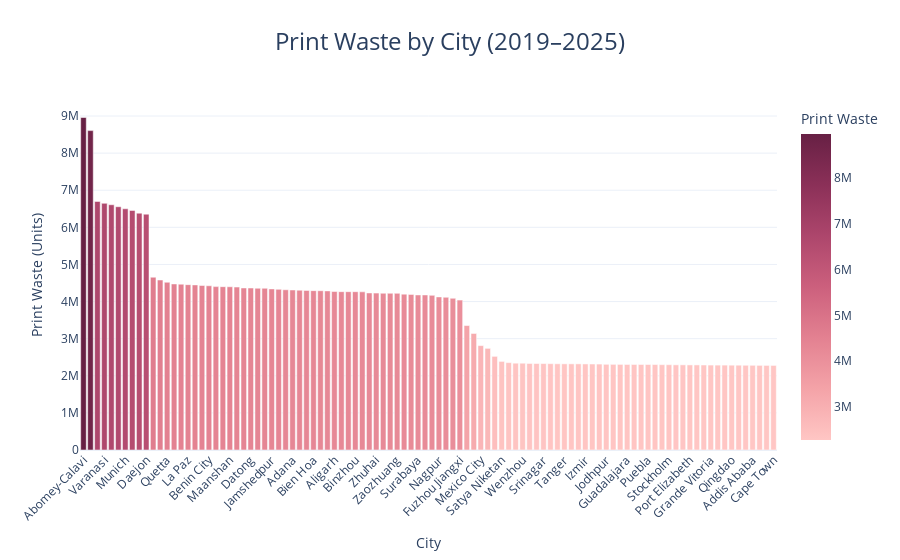

Notebook code cell kept with this figure:
### Code cell
# Enhanced bar chart
fig = px.bar(
    print_waste_data_City_df.head(100),
    x='city',
    y='print_waste',
    title='Print Waste by City (2019–2025)',
    color='print_waste',  # Color bars based on value for better visual distinction
    color_continuous_scale='Burg',  # Nice color gradient
    hover_data={'city': True, 'print_waste': True},  # Add hover info
    labels={'print_waste': 'Print Waste (units)', 'city': 'City'}  # Axis labels
)

# Update layout for aesthetics
fig.update_layout(
    title_font_size=24,
    title_x=0.5,  # Center the title
    xaxis_tickangle=-45,  # Rotate x-axis labels for readability
    yaxis=dict(title='Print Waste (Units)'),
    template='plotly_white',  # Clean background
    coloraxis_colorbar=dict(title='Print Waste')  # Color bar title
)

# Optional: sort cities by print_waste
fig.update_xaxes(categoryorder='total descending')

# Show the chart
fig.show()

### Figure 1 — Plotly figure (JSON) as saved in the notebook; plotly's stock layout.template omitted (floating-point values rounded to 4 significant figures)
{"data": [{"alignmentgroup": "True", "hovertemplate": "City=%{x}<br>Print Waste (units)=%{marker.color}<extra></extra>", "legendgroup": "", "marker": {"color": [8959910, 8606630, 6697630, 6647094, 6608768, 6555338, 6500010, 6455552, 6381834, 6355162, 4655636, 4580844, 4520410, 4474620, 4468342, 4455644, 4448522, 4432600, 4425182, 4402666, 4401390, 4399050, 4390490, 4366402, 4364682, 4358806, 4357118, 4341532, 4329194, 4317964, 4311880, 4306800, 4300402, 4294336, 4292126, 4287324, 4270204, 4266652, 4266178, 4265764, 4262388, 4232622, 4227422, 4223870, 4223048, 4222026, 4200278, 4193162, 4178784, 4178408, 4167330, 4126174, 4115020, 4088004, 4039066, 3353578, 3140306, 2812846, 2738782, 2523300, 2387412, 2354886, 2339368, 2338702, 2331584, 2330296, 2329644, 2326738, 2323342, 2322270, 2321750, 2321482, 2319050, 2317084, 2315474, 2309342, 2307946, 2306670, 2305160, 2304448, 2304226, 2303600, 2302610, 2299704, 2298812, 2295042, 2294896, 2292792, 2292680, 2290496, 2288412, 2287638, 2287434, 2285558, 2284994, 2283358, 2282520, 2280202, 2279164, 2278862], "coloraxis": "coloraxis", "pattern": {"shape": ""}}, "name": "", "offsetgroup": "", "orientation": "v", "showlegend": false, "textposition": "auto", "type": "bar", "x": ["Abomey-Calavi", "Omsk", "Anyang", "Varanasi", "Rosario", "Da Nang", "Munich", "Liupanshui", "Bukavu", "Daejon", "Bareilly", "Birmingham", "Quetta", "Moradabad", "Madurai", "La Paz", "Xinxiang", "Changde", "Benin City", "Rajkot", "Fuyang", "Maanshan", "Indore", "Davao City", "Datong", "Krasnoyarsk", "Panjin", "Jamshedpur", "Aurangabad", "Pune", "Adana", "Quanzhou", "Leon de los Aldamas", "Bien Hoa", "West Yorkshire", "Palembang", "Aligarh", "Haifa", "Hyderabad", "Binzhou", "Jalandhar", "Mexicali", "Zhuhai", "Fortaleza", "Donetsk", "Zaozhuang", "Suzhou", "Turin", "Surabaya", "Copenhagen", "Shanxi", "Nagpur", "Nashik", "Pizhou", "Fuzhou Jiangxi", "Osaka", "Sao Paulo", "Mexico City", "Delhi", "Beijing", "Satya Niketan", "Anshan", "Faisalabad", "Wenzhou", "New Moti Bagh", "Daqing", "Srinagar", "Maoming", "Ahmedabad", "Tanger", "Incheon", "Guatemala City", "Izmir", "Dallas", "Minto Road", "Jodhpur", "Shantou", "Monterrey", "Guadalajara", "Xiamen", "Sasaram", "Puebla", "Paris", "Rawalpindi", "Stockholm", "Kollam", "Dwarka", "Port Elizabeth", "Baghdad", "Chifeng", "Grande Vitoria", "Perth", "Guiyang", "Qingdao", "Maracay", "Porto Alegre", "Addis Ababa", "Johannesburg", "Abuja", "Cape Town"], "xaxis": "x", "y": [8959910, 8606630, 6697630, 6647094, 6608768, 6555338, 6500010, 6455552, 6381834, 6355162, 4655636, 4580844, 4520410, 4474620, 4468342, 4455644, 4448522, 4432600, 4425182, 4402666, 4401390, 4399050, 4390490, 4366402, 4364682, 4358806, 4357118, 4341532, 4329194, 4317964, 4311880, 4306800, 4300402, 4294336, 4292126, 4287324, 4270204, 4266652, 4266178, 4265764, 4262388, 4232622, 4227422, 4223870, 4223048, 4222026, 4200278, 4193162, 4178784, 4178408, 4167330, 4126174, 4115020, 4088004, 4039066, 3353578, 3140306, 2812846, 2738782, 2523300, 2387412, 2354886, 2339368, 2338702, 2331584, 2330296, 2329644, 2326738, 2323342, 2322270, 2321750, 2321482, 2319050, 2317084, 2315474, 2309342, 2307946, 2306670, 2305160, 2304448, 2304226, 2303600, 2302610, 2299704, 2298812, 2295042, 2294896, 2292792, 2292680, 2290496, 2288412, 2287638, 2287434, 2285558, 2284994, 2283358, 2282520, 2280202, 2279164, 2278862], "yaxis": "y"}], "layout": {"barmode": "relative", "coloraxis": {"colorbar": {"title": {"text": "Print Waste"}}, "colorscale": [[0, "rgb(255, 198, 196)"], [0.1667, "rgb(244, 163, 168)"], [0.3333, "rgb(227, 129, 145)"], [0.5, "rgb(204, 96, 125)"], [0.6667, "rgb(173, 70, 108)"], [0.8333, "rgb(139, 48, 88)"], [1, "rgb(103, 32, 68)"]]}, "legend": {"tracegroupgap": 0}, "title": {"font": {"size": 24}, "text": "Print Waste by City (2019–2025)", "x": 0.5}, "xaxis": {"anchor": "y", "categoryorder": "total descending", "domain": [0, 1], "tickangle": -45, "title": {"text": "City"}}, "yaxis": {"anchor": "x", "domain": [0, 1], "title": {"text": "Print Waste (Units)"}}}}
